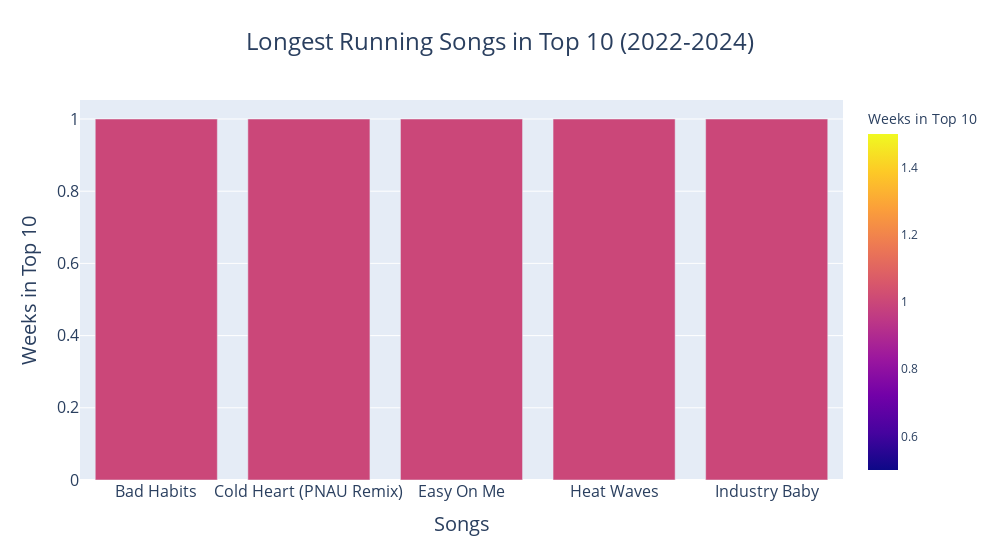

Notebook cell for this chart:
### Code cell
# Longest Running Songs in Top 10 (2022-2024)
# Create a bar chart
fig = px.bar(
    top_weeks_top10,
    x='Title',
    y='Weeks in Top 10',
    color='Weeks in Top 10',
    hover_data=['Singer(s)'],
    title='Longest Running Songs in Top 10 (2022-2024)',
    width=1000
)

# Customize the chart
fig.update_layout(
    title_font=dict(size=24),
    title_x=0.5,
    xaxis_title='Songs',
    yaxis_title='Weeks in Top 10',
    xaxis_title_font=dict(size=20),
    yaxis_title_font=dict(size=20),
    xaxis=dict(
        tickfont=dict(size=16),
    ),
    yaxis=dict(
        tickfont=dict(size=16)
    ),
    hoverlabel=dict(
        font=dict(
            family="Arial",
            size=14
        )
    ),
    bargap=0.2
)

# Show the chart
fig.show()

### Figure 1 — Plotly figure (JSON) as saved in the notebook; plotly's stock layout.template omitted (floating-point values rounded to 4 significant figures)
{"data": [{"alignmentgroup": "True", "customdata": [["Ed Sheeran"], ["Elton John & Dua Lipa"], ["Adele"], ["Glass Animals"], ["Lil Nas X & Jack Harlow"]], "hovertemplate": "Title=%{x}<br>Weeks in Top 10=%{marker.color}<br>Singer(s)=%{customdata[0]}<extra></extra>", "legendgroup": "", "marker": {"color": [1, 1, 1, 1, 1], "coloraxis": "coloraxis", "pattern": {"shape": ""}}, "name": "", "offsetgroup": "", "orientation": "v", "showlegend": false, "textposition": "auto", "type": "bar", "x": ["Bad Habits", "Cold Heart (PNAU Remix)", "Easy On Me", "Heat Waves", "Industry Baby"], "xaxis": "x", "y": [1, 1, 1, 1, 1], "yaxis": "y"}], "layout": {"bargap": 0.2, "barmode": "relative", "coloraxis": {"colorbar": {"title": {"text": "Weeks in Top 10"}}, "colorscale": [[0, "#0d0887"], [0.1111, "#46039f"], [0.2222, "#7201a8"], [0.3333, "#9c179e"], [0.4444, "#bd3786"], [0.5556, "#d8576b"], [0.6667, "#ed7953"], [0.7778, "#fb9f3a"], [0.8889, "#fdca26"], [1, "#f0f921"]]}, "hoverlabel": {"font": {"family": "Arial", "size": 14}}, "legend": {"tracegroupgap": 0}, "title": {"font": {"size": 24}, "text": "Longest Running Songs in Top 10 (2022-2024)", "x": 0.5}, "width": 1000, "xaxis": {"anchor": "y", "domain": [0, 1], "tickfont": {"size": 16}, "title": {"font": {"size": 20}, "text": "Songs"}}, "yaxis": {"anchor": "x", "domain": [0, 1], "tickfont": {"size": 16}, "title": {"font": {"size": 20}, "text": "Weeks in Top 10"}}}}
